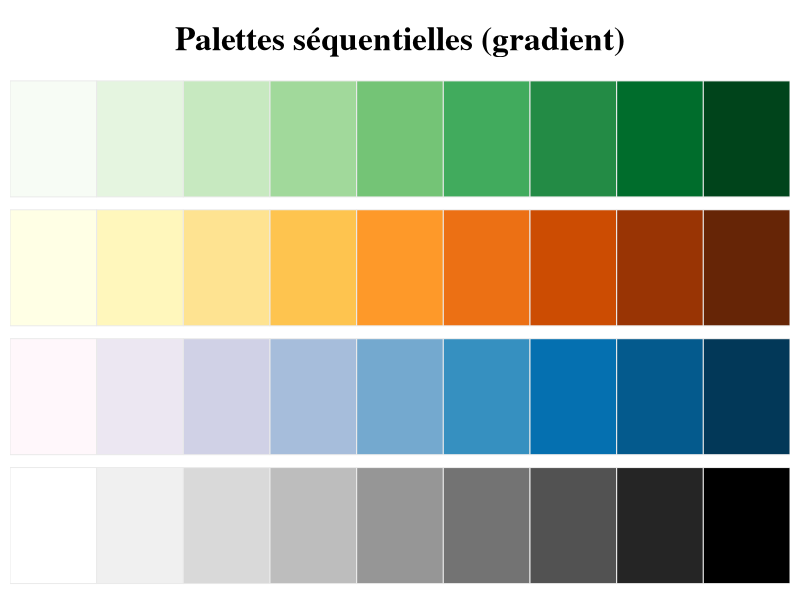
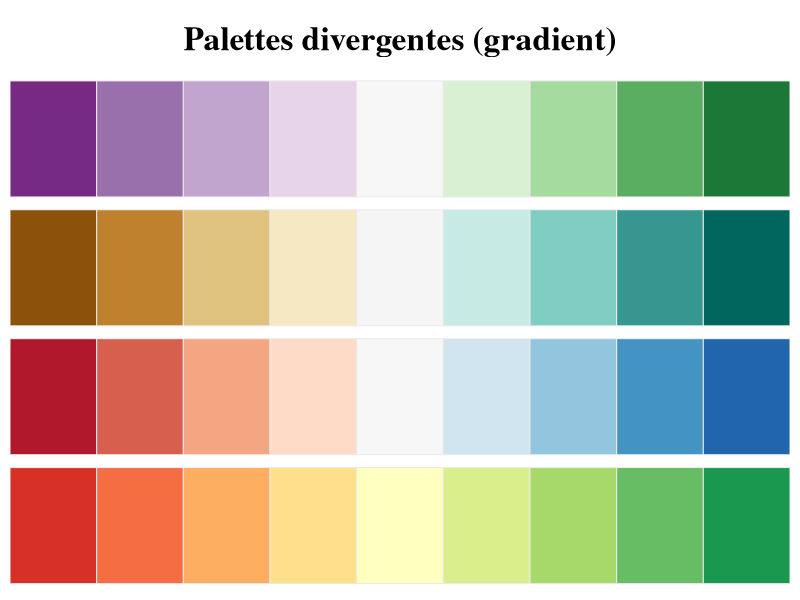
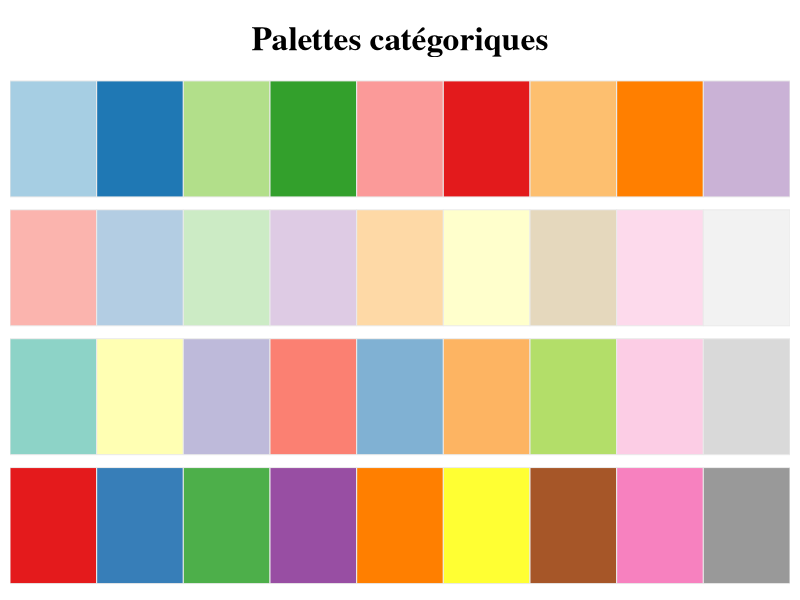

The R source for these figures, in order:
n <- 9
border <- "#EAEAEA"

color_s <- list()
color_s[[1]] <- RColorBrewer::brewer.pal("Greys", n = n)
color_s[[2]] <- RColorBrewer::brewer.pal("PuBu", n = n)
color_s[[3]] <- RColorBrewer::brewer.pal("YlOrBr", n = n)
color_s[[4]] <- RColorBrewer::brewer.pal("Greens", n = n)

png(filename = here::here("assets", "img", "palette-1.png"), 
    width = 12, height = 6, units = "in", pointsize = 14, res = 300)

par(xaxs = "i", yaxs = "i", family = "serif", mar = c(0.5, 0.5, 0.5, 0.5), bg = "transparent")
plot(0, type = "n", bty = "n", axes = FALSE, ann = FALSE,
     xlim = c(1, n + 1), ylim = c(0.5, length(color_s) + 1))

for (i in 1:length(color_s)) {
  for (j in 1:length(color_s[[i]])) {
    rect(j, i - .45, j + 1, i + .45, col = color_s[[i]][j], border = border)
  }
}

text(5.5, 4.75, "Palettes séquentielles (gradient)", font = 2, cex = 2)

dev.off()



n <- 9
border <- "#EAEAEA"

color_s <- list()
color_s[[1]] <- RColorBrewer::brewer.pal("RdYlGn", n = n)
color_s[[2]] <- RColorBrewer::brewer.pal("RdBu", n = n)
color_s[[3]] <- RColorBrewer::brewer.pal("BrBG", n = n)
color_s[[4]] <- RColorBrewer::brewer.pal("PRGn", n = n)

png(filename = here::here("assets", "img", "palette-2.png"), 
    width = 12, height = 6, units = "in", pointsize = 14, res = 300)

par(xaxs = "i", yaxs = "i", family = "serif", mar = c(0.5, 0.5, 0.5, 0.5), bg = "transparent")
plot(0, type = "n", bty = "n", axes = FALSE, ann = FALSE,
     xlim = c(1, n + 1), ylim = c(0.5, length(color_s) + 1))

for (i in 1:length(color_s)) {
  for (j in 1:length(color_s[[i]])) {
    rect(j, i - .45, j + 1, i + .45, col = color_s[[i]][j], border = border)
  }
}

text(5.5, 4.75, "Palettes divergentes (gradient)", font = 2, cex = 2)

dev.off()


n <- 9
border <- "#EAEAEA"

color_s <- list()
color_s[[1]] <- RColorBrewer::brewer.pal("Set1", n = n)
color_s[[2]] <- RColorBrewer::brewer.pal("Set3", n = n)
color_s[[3]] <- RColorBrewer::brewer.pal("Pastel1", n = n)
color_s[[4]] <- RColorBrewer::brewer.pal("Paired", n = n)

png(filename = here::here("assets", "img", "palette-3.png"), 
    width = 12, height = 6, units = "in", pointsize = 14, res = 300)

par(xaxs = "i", yaxs = "i", family = "serif", mar = c(0.5, 0.5, 0.5, 0.5), bg = "transparent")
plot(0, type = "n", bty = "n", axes = FALSE, ann = FALSE,
     xlim = c(1, n + 1), ylim = c(0.5, length(color_s) + 1))

for (i in 1:length(color_s)) {
  for (j in 1:length(color_s[[i]])) {
    rect(j, i - .45, j + 1, i + .45, col = color_s[[i]][j], border = border)
  }
}

text(5.5, 4.75, "Palettes catégoriques", font = 2, cex = 2)

dev.off()

